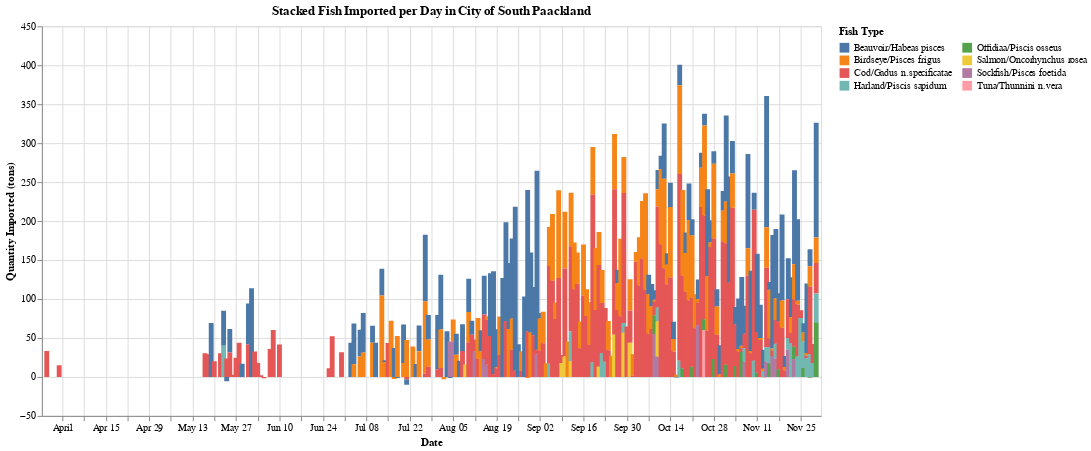
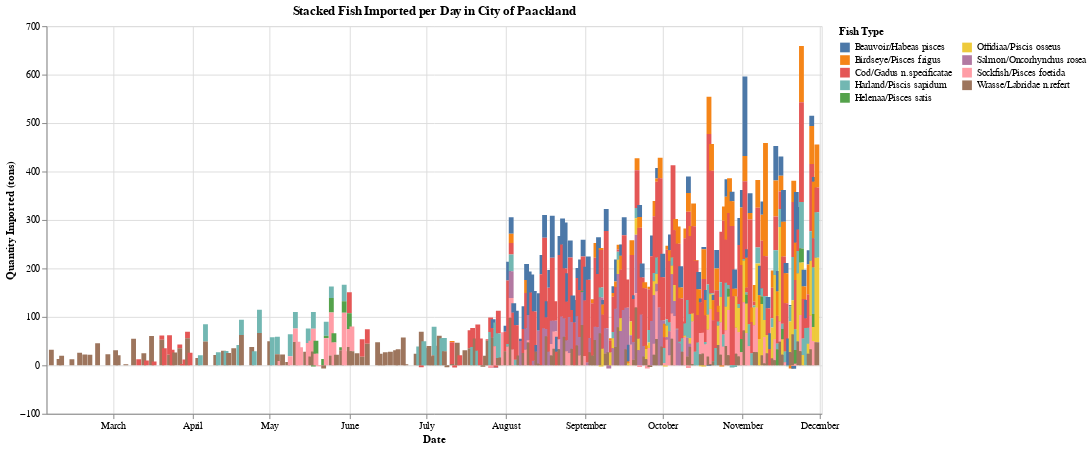
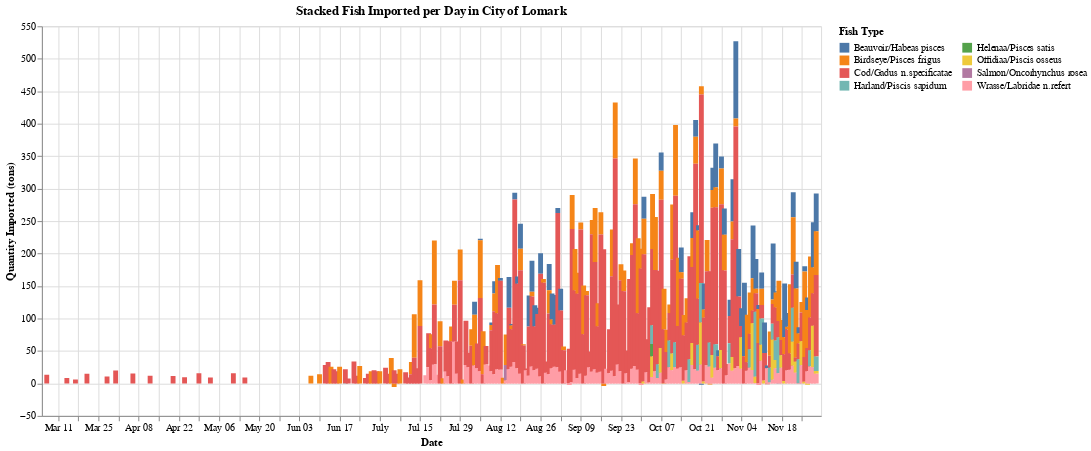
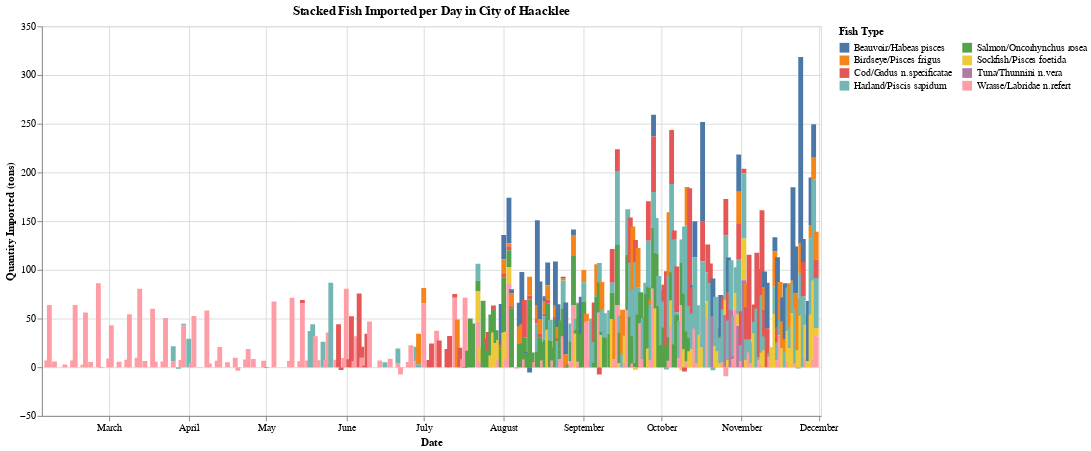

Write notebook code for charts like these, in order.
### Markdown cell above
An interactive visualization using Altair

### Code cell
import altair as alt

for city in transactions_merged['city'].unique():
    city_data = transactions_merged[transactions_merged['city'] == city].copy()
    
    # Aggregate quantity per date and fish type
    agg = city_data.groupby(['date', 'name'], as_index=False)['qty_tons'].sum()
    
    # Create Altair stacked bar chart
    chart = alt.Chart(agg).mark_bar().encode(
        x=alt.X('date:T', title='Date'),
        y=alt.Y('qty_tons:Q', stack='zero', title='Quantity Imported (tons)'),
        color=alt.Color('name:N', title='Fish Type', legend=alt.Legend(columns=2)),
        tooltip=[
            alt.Tooltip('date:T', title='Date'),
            alt.Tooltip('name:N', title='Fish Type'),
            alt.Tooltip('qty_tons:Q', title='Quantity (tons)')
        ]
    ).properties(
        width=800,
        height=400,
        title=f'Stacked Fish Imported per Day in {city}'
    ).interactive()  # enables zoom and pan

    chart.display()

### Figure 1 — Vega-Lite specification as saved in the notebook (floating-point values rounded to 4 significant figures; data arrays with more than 128 entries replaced by an {"elided": "..."} marker saying what was removed)
{"config": {"view": {"continuousWidth": 300, "continuousHeight": 300}}, "data": {"name": "data-cf43408da9e0090b6a7b526ae3d47c2f"}, "mark": {"type": "bar"}, "encoding": {"color": {"field": "name", "legend": {"columns": 2}, "title": "Fish Type", "type": "nominal"}, "tooltip": [{"field": "date", "title": "Date", "type": "temporal"}, {"field": "name", "title": "Fish Type", "type": "nominal"}, {"field": "qty_tons", "title": "Quantity (tons)", "type": "quantitative"}], "x": {"field": "date", "title": "Date", "type": "temporal"}, "y": {"field": "qty_tons", "stack": "zero", "title": "Quantity Imported (tons)", "type": "quantitative"}}, "height": 400, "params": [{"name": "param_6", "select": {"type": "interval", "encodings": ["x", "y"]}, "bind": "scales"}], "title": "Stacked Fish Imported per Day in City of South Paackland", "width": 800, "$schema": "https://vega.github.io/schema/vega-lite/v5.20.1.json", "datasets": {"data-cf43408da9e0090b6a7b526ae3d47c2f": {"elided": "406 records"}}}

### Figure 2 — Vega-Lite specification as saved in the notebook (floating-point values rounded to 4 significant figures; data arrays with more than 128 entries replaced by an {"elided": "..."} marker saying what was removed)
{"config": {"view": {"continuousWidth": 300, "continuousHeight": 300}}, "data": {"name": "data-bf440b6b20693ae0365095cae28d469b"}, "mark": {"type": "bar"}, "encoding": {"color": {"field": "name", "legend": {"columns": 2}, "title": "Fish Type", "type": "nominal"}, "tooltip": [{"field": "date", "title": "Date", "type": "temporal"}, {"field": "name", "title": "Fish Type", "type": "nominal"}, {"field": "qty_tons", "title": "Quantity (tons)", "type": "quantitative"}], "x": {"field": "date", "title": "Date", "type": "temporal"}, "y": {"field": "qty_tons", "stack": "zero", "title": "Quantity Imported (tons)", "type": "quantitative"}}, "height": 400, "params": [{"name": "param_7", "select": {"type": "interval", "encodings": ["x", "y"]}, "bind": "scales"}], "title": "Stacked Fish Imported per Day in City of Paackland", "width": 800, "$schema": "https://vega.github.io/schema/vega-lite/v5.20.1.json", "datasets": {"data-bf440b6b20693ae0365095cae28d469b": {"elided": "723 records"}}}

### Figure 3 — Vega-Lite specification as saved in the notebook (floating-point values rounded to 4 significant figures; data arrays with more than 128 entries replaced by an {"elided": "..."} marker saying what was removed)
{"config": {"view": {"continuousWidth": 300, "continuousHeight": 300}}, "data": {"name": "data-b358aed233014ad1f7c7cc940b8f1af2"}, "mark": {"type": "bar"}, "encoding": {"color": {"field": "name", "legend": {"columns": 2}, "title": "Fish Type", "type": "nominal"}, "tooltip": [{"field": "date", "title": "Date", "type": "temporal"}, {"field": "name", "title": "Fish Type", "type": "nominal"}, {"field": "qty_tons", "title": "Quantity (tons)", "type": "quantitative"}], "x": {"field": "date", "title": "Date", "type": "temporal"}, "y": {"field": "qty_tons", "stack": "zero", "title": "Quantity Imported (tons)", "type": "quantitative"}}, "height": 400, "params": [{"name": "param_8", "select": {"type": "interval", "encodings": ["x", "y"]}, "bind": "scales"}], "title": "Stacked Fish Imported per Day in City of Lomark", "width": 800, "$schema": "https://vega.github.io/schema/vega-lite/v5.20.1.json", "datasets": {"data-b358aed233014ad1f7c7cc940b8f1af2": {"elided": "496 records"}}}

### Figure 4 — Vega-Lite specification as saved in the notebook (floating-point values rounded to 4 significant figures; data arrays with more than 128 entries replaced by an {"elided": "..."} marker saying what was removed)
{"config": {"view": {"continuousWidth": 300, "continuousHeight": 300}}, "data": {"name": "data-81dd5994b085cb13829498b0e58f0afd"}, "mark": {"type": "bar"}, "encoding": {"color": {"field": "name", "legend": {"columns": 2}, "title": "Fish Type", "type": "nominal"}, "tooltip": [{"field": "date", "title": "Date", "type": "temporal"}, {"field": "name", "title": "Fish Type", "type": "nominal"}, {"field": "qty_tons", "title": "Quantity (tons)", "type": "quantitative"}], "x": {"field": "date", "title": "Date", "type": "temporal"}, "y": {"field": "qty_tons", "stack": "zero", "title": "Quantity Imported (tons)", "type": "quantitative"}}, "height": 400, "params": [{"name": "param_9", "select": {"type": "interval", "encodings": ["x", "y"]}, "bind": "scales"}], "title": "Stacked Fish Imported per Day in City of Haacklee", "width": 800, "$schema": "https://vega.github.io/schema/vega-lite/v5.20.1.json", "datasets": {"data-81dd5994b085cb13829498b0e58f0afd": {"elided": "515 records"}}}
